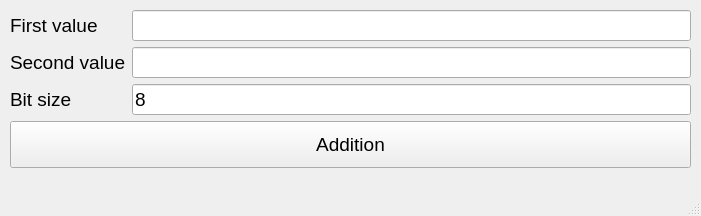
<?xml version="1.0" encoding="UTF-8"?>
<ui version="4.0">
 <class>MainWindow</class>
 <widget class="QMainWindow" name="MainWindow">
  <property name="geometry">
   <rect>
    <x>0</x>
    <y>0</y>
    <width>701</width>
    <height>216</height>
   </rect>
  </property>
  <property name="windowTitle">
   <string>MainWindow</string>
  </property>
  <widget class="QWidget" name="centralwidget">
   <widget class="QWidget" name="layoutWidget">
    <property name="geometry">
     <rect>
      <x>10</x>
      <y>10</y>
      <width>681</width>
      <height>158</height>
     </rect>
    </property>
    <layout class="QVBoxLayout" name="verticalLayout">
     <item>
      <layout class="QFormLayout" name="formLayout">
       <item row="0" column="0">
        <widget class="QLabel" name="label">
         <property name="font">
          <font>
           <pointsize>14</pointsize>
          </font>
         </property>
         <property name="text">
          <string>First value</string>
         </property>
        </widget>
       </item>
       <item row="0" column="1">
        <widget class="QLineEdit" name="lineEdit">
         <property name="font">
          <font>
           <pointsize>14</pointsize>
          </font>
         </property>
        </widget>
       </item>
       <item row="1" column="0">
        <widget class="QLabel" name="label_2">
         <property name="font">
          <font>
           <pointsize>14</pointsize>
          </font>
         </property>
         <property name="text">
          <string>Second value</string>
         </property>
        </widget>
       </item>
       <item row="1" column="1">
        <widget class="QLineEdit" name="lineEdit_2">
         <property name="font">
          <font>
           <pointsize>14</pointsize>
          </font>
         </property>
        </widget>
       </item>
       <item row="2" column="0">
        <widget class="QLabel" name="label_3">
         <property name="font">
          <font>
           <pointsize>14</pointsize>
          </font>
         </property>
         <property name="text">
          <string>Bit size</string>
         </property>
        </widget>
       </item>
       <item row="2" column="1">
        <widget class="QLineEdit" name="lineEdit_3">
         <property name="font">
          <font>
           <pointsize>14</pointsize>
          </font>
         </property>
         <property name="text">
          <string>8</string>
         </property>
        </widget>
       </item>
      </layout>
     </item>
     <item>
      <widget class="QPushButton" name="pushButton">
       <property name="sizePolicy">
        <sizepolicy hsizetype="Minimum" vsizetype="Preferred">
         <horstretch>0</horstretch>
         <verstretch>0</verstretch>
        </sizepolicy>
       </property>
       <property name="font">
        <font>
         <pointsize>14</pointsize>
        </font>
       </property>
       <property name="text">
        <string>Addition</string>
       </property>
      </widget>
     </item>
    </layout>
   </widget>
  </widget>
  <widget class="QMenuBar" name="menubar">
   <property name="geometry">
    <rect>
     <x>0</x>
     <y>0</y>
     <width>701</width>
     <height>21</height>
    </rect>
   </property>
  </widget>
  <widget class="QStatusBar" name="statusbar"/>
 </widget>
 <resources/>
 <connections/>
</ui>
